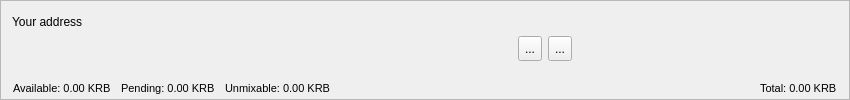
<?xml version="1.0" encoding="UTF-8"?>
<ui version="4.0">
 <class>AccountFrame</class>
 <widget class="QFrame" name="AccountFrame">
  <property name="geometry">
   <rect>
    <x>0</x>
    <y>0</y>
    <width>850</width>
    <height>100</height>
   </rect>
  </property>
  <property name="minimumSize">
   <size>
    <width>0</width>
    <height>100</height>
   </size>
  </property>
  <property name="maximumSize">
   <size>
    <width>16777215</width>
    <height>100</height>
   </size>
  </property>
  <property name="windowTitle">
   <string>Frame</string>
  </property>
  <property name="frameShape">
   <enum>QFrame::StyledPanel</enum>
  </property>
  <property name="frameShadow">
   <enum>QFrame::Plain</enum>
  </property>
  <property name="lineWidth">
   <number>0</number>
  </property>
  <layout class="QVBoxLayout" name="verticalLayout">
   <property name="spacing">
    <number>4</number>
   </property>
   <item>
    <layout class="QHBoxLayout" name="horizontalLayout_2">
     <item>
      <widget class="QLabel" name="label">
       <property name="minimumSize">
        <size>
         <width>0</width>
         <height>20</height>
        </size>
       </property>
       <property name="maximumSize">
        <size>
         <width>16777215</width>
         <height>20</height>
        </size>
       </property>
       <property name="text">
        <string>Your address</string>
       </property>
      </widget>
     </item>
     <item>
      <spacer name="horizontalSpacer_6">
       <property name="orientation">
        <enum>Qt::Horizontal</enum>
       </property>
       <property name="sizeHint" stdset="0">
        <size>
         <width>788</width>
         <height>20</height>
        </size>
       </property>
      </spacer>
     </item>
    </layout>
   </item>
   <item>
    <layout class="QHBoxLayout" name="horizontalLayout">
     <property name="spacing">
      <number>6</number>
     </property>
     <property name="sizeConstraint">
      <enum>QLayout::SetMinimumSize</enum>
     </property>
     <item>
      <widget class="QLabel" name="m_addressLabel">
       <property name="sizePolicy">
        <sizepolicy hsizetype="Preferred" vsizetype="Preferred">
         <horstretch>0</horstretch>
         <verstretch>0</verstretch>
        </sizepolicy>
       </property>
       <property name="minimumSize">
        <size>
         <width>500</width>
         <height>24</height>
        </size>
       </property>
       <property name="maximumSize">
        <size>
         <width>16777215</width>
         <height>24</height>
        </size>
       </property>
       <property name="baseSize">
        <size>
         <width>700</width>
         <height>24</height>
        </size>
       </property>
       <property name="font">
        <font>
         <bold>false</bold>
        </font>
       </property>
       <property name="cursor">
        <cursorShape>IBeamCursor</cursorShape>
       </property>
       <property name="toolTip">
        <string>Your receiving address</string>
       </property>
       <property name="whatsThis">
        <string>This is your account address</string>
       </property>
       <property name="text">
        <string/>
       </property>
       <property name="alignment">
        <set>Qt::AlignLeading|Qt::AlignLeft|Qt::AlignVCenter</set>
       </property>
       <property name="textInteractionFlags">
        <set>Qt::TextSelectableByKeyboard|Qt::TextSelectableByMouse</set>
       </property>
      </widget>
     </item>
     <item>
      <widget class="QToolButton" name="m_copyButton">
       <property name="minimumSize">
        <size>
         <width>0</width>
         <height>25</height>
        </size>
       </property>
       <property name="toolTip">
        <string>Copy address</string>
       </property>
       <property name="statusTip">
        <string/>
       </property>
       <property name="whatsThis">
        <string/>
       </property>
       <property name="text">
        <string>...</string>
       </property>
       <property name="icon">
        <iconset resource="../../resources.qrc">
         <normaloff>:/icons/copy_white</normaloff>:/icons/copy_white</iconset>
       </property>
      </widget>
     </item>
     <item>
      <widget class="QToolButton" name="m_qrButton">
       <property name="minimumSize">
        <size>
         <width>0</width>
         <height>25</height>
        </size>
       </property>
       <property name="toolTip">
        <string>Show QR code</string>
       </property>
       <property name="statusTip">
        <string/>
       </property>
       <property name="text">
        <string>...</string>
       </property>
       <property name="icon">
        <iconset resource="../../resources.qrc">
         <normaloff>:/icons/qrcode</normaloff>:/icons/qrcode</iconset>
       </property>
      </widget>
     </item>
     <item>
      <spacer name="horizontalSpacer_4">
       <property name="orientation">
        <enum>Qt::Horizontal</enum>
       </property>
       <property name="sizeHint" stdset="0">
        <size>
         <width>1</width>
         <height>20</height>
        </size>
       </property>
      </spacer>
     </item>
    </layout>
   </item>
   <item>
    <widget class="QFrame" name="m_accountBalances">
     <property name="minimumSize">
      <size>
       <width>0</width>
       <height>30</height>
      </size>
     </property>
     <property name="baseSize">
      <size>
       <width>0</width>
       <height>40</height>
      </size>
     </property>
     <layout class="QHBoxLayout" name="horizontalLayout_3">
      <property name="spacing">
       <number>0</number>
      </property>
      <property name="sizeConstraint">
       <enum>QLayout::SetMinimumSize</enum>
      </property>
      <property name="leftMargin">
       <number>1</number>
      </property>
      <property name="topMargin">
       <number>1</number>
      </property>
      <property name="rightMargin">
       <number>1</number>
      </property>
      <property name="bottomMargin">
       <number>1</number>
      </property>
      <item>
       <widget class="QLabel" name="m_actualBalanceLabel">
        <property name="minimumSize">
         <size>
          <width>0</width>
          <height>30</height>
         </size>
        </property>
        <property name="maximumSize">
         <size>
          <width>16777215</width>
          <height>30</height>
         </size>
        </property>
        <property name="baseSize">
         <size>
          <width>0</width>
          <height>30</height>
         </size>
        </property>
        <property name="font">
         <font>
          <pointsize>8</pointsize>
          <bold>false</bold>
         </font>
        </property>
        <property name="toolTip">
         <string>Spendable balance</string>
        </property>
        <property name="text">
         <string notr="true">Available: 0.00 KRB</string>
        </property>
        <property name="textFormat">
         <enum>Qt::RichText</enum>
        </property>
        <property name="alignment">
         <set>Qt::AlignBottom|Qt::AlignLeading|Qt::AlignLeft</set>
        </property>
        <property name="textInteractionFlags">
         <set>Qt::LinksAccessibleByMouse|Qt::TextSelectableByMouse</set>
        </property>
       </widget>
      </item>
      <item>
       <spacer name="horizontalSpacer">
        <property name="orientation">
         <enum>Qt::Horizontal</enum>
        </property>
        <property name="sizeType">
         <enum>QSizePolicy::Fixed</enum>
        </property>
        <property name="sizeHint" stdset="0">
         <size>
          <width>10</width>
          <height>20</height>
         </size>
        </property>
       </spacer>
      </item>
      <item>
       <widget class="QLabel" name="m_pendingBalanceLabel">
        <property name="minimumSize">
         <size>
          <width>0</width>
          <height>30</height>
         </size>
        </property>
        <property name="maximumSize">
         <size>
          <width>16777215</width>
          <height>30</height>
         </size>
        </property>
        <property name="baseSize">
         <size>
          <width>0</width>
          <height>30</height>
         </size>
        </property>
        <property name="font">
         <font>
          <pointsize>8</pointsize>
          <bold>false</bold>
         </font>
        </property>
        <property name="toolTip">
         <string>Awaiting network confirmation</string>
        </property>
        <property name="text">
         <string notr="true">Pending: 0.00 KRB</string>
        </property>
        <property name="textFormat">
         <enum>Qt::RichText</enum>
        </property>
        <property name="alignment">
         <set>Qt::AlignBottom|Qt::AlignLeading|Qt::AlignLeft</set>
        </property>
        <property name="textInteractionFlags">
         <set>Qt::LinksAccessibleByMouse|Qt::TextSelectableByMouse</set>
        </property>
       </widget>
      </item>
      <item>
       <spacer name="horizontalSpacer_3">
        <property name="orientation">
         <enum>Qt::Horizontal</enum>
        </property>
        <property name="sizeType">
         <enum>QSizePolicy::Fixed</enum>
        </property>
        <property name="sizeHint" stdset="0">
         <size>
          <width>10</width>
          <height>20</height>
         </size>
        </property>
       </spacer>
      </item>
      <item>
       <widget class="QLabel" name="m_unmixableBalanceLabel">
        <property name="minimumSize">
         <size>
          <width>0</width>
          <height>30</height>
         </size>
        </property>
        <property name="maximumSize">
         <size>
          <width>16777215</width>
          <height>30</height>
         </size>
        </property>
        <property name="baseSize">
         <size>
          <width>0</width>
          <height>30</height>
         </size>
        </property>
        <property name="font">
         <font>
          <pointsize>8</pointsize>
          <bold>false</bold>
         </font>
        </property>
        <property name="toolTip">
         <string>Spendable only with zero privacy level</string>
        </property>
        <property name="text">
         <string notr="true">Unmixable: 0.00 KRB</string>
        </property>
        <property name="textFormat">
         <enum>Qt::RichText</enum>
        </property>
        <property name="alignment">
         <set>Qt::AlignBottom|Qt::AlignLeading|Qt::AlignLeft</set>
        </property>
        <property name="textInteractionFlags">
         <set>Qt::LinksAccessibleByMouse|Qt::TextSelectableByMouse</set>
        </property>
       </widget>
      </item>
      <item>
       <spacer name="horizontalSpacer_2">
        <property name="orientation">
         <enum>Qt::Horizontal</enum>
        </property>
        <property name="sizeHint" stdset="0">
         <size>
          <width>100</width>
          <height>17</height>
         </size>
        </property>
       </spacer>
      </item>
      <item>
       <widget class="QLabel" name="m_totalBalanceLabel">
        <property name="minimumSize">
         <size>
          <width>0</width>
          <height>30</height>
         </size>
        </property>
        <property name="maximumSize">
         <size>
          <width>16777215</width>
          <height>30</height>
         </size>
        </property>
        <property name="baseSize">
         <size>
          <width>0</width>
          <height>30</height>
         </size>
        </property>
        <property name="font">
         <font>
          <pointsize>8</pointsize>
          <bold>false</bold>
         </font>
        </property>
        <property name="toolTip">
         <string>Total balance</string>
        </property>
        <property name="text">
         <string notr="true">Total: 0.00 KRB</string>
        </property>
        <property name="textFormat">
         <enum>Qt::RichText</enum>
        </property>
        <property name="alignment">
         <set>Qt::AlignBottom|Qt::AlignLeading|Qt::AlignLeft</set>
        </property>
        <property name="textInteractionFlags">
         <set>Qt::LinksAccessibleByMouse|Qt::TextSelectableByMouse</set>
        </property>
       </widget>
      </item>
     </layout>
    </widget>
   </item>
  </layout>
 </widget>
 <resources>
  <include location="../../resources.qrc"/>
 </resources>
 <connections>
  <connection>
   <sender>m_copyButton</sender>
   <signal>clicked()</signal>
   <receiver>AccountFrame</receiver>
   <slot>copyAddress()</slot>
   <hints>
    <hint type="sourcelabel">
     <x>818</x>
     <y>26</y>
    </hint>
    <hint type="destinationlabel">
     <x>422</x>
     <y>295</y>
    </hint>
   </hints>
  </connection>
  <connection>
   <sender>m_qrButton</sender>
   <signal>clicked()</signal>
   <receiver>AccountFrame</receiver>
   <slot>showQR()</slot>
   <hints>
    <hint type="sourcelabel">
     <x>802</x>
     <y>34</y>
    </hint>
    <hint type="destinationlabel">
     <x>494</x>
     <y>35</y>
    </hint>
   </hints>
  </connection>
 </connections>
 <slots>
  <slot>copyAddress()</slot>
  <slot>showQR()</slot>
 </slots>
</ui>
